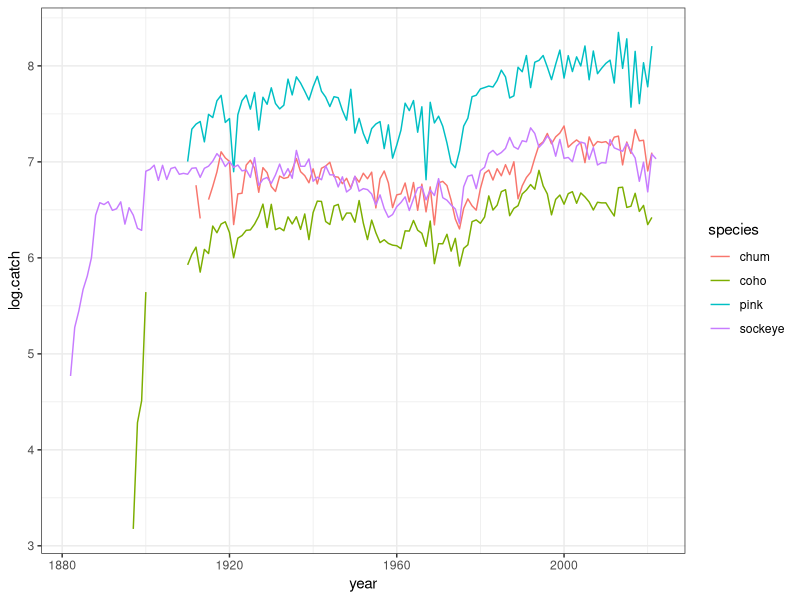
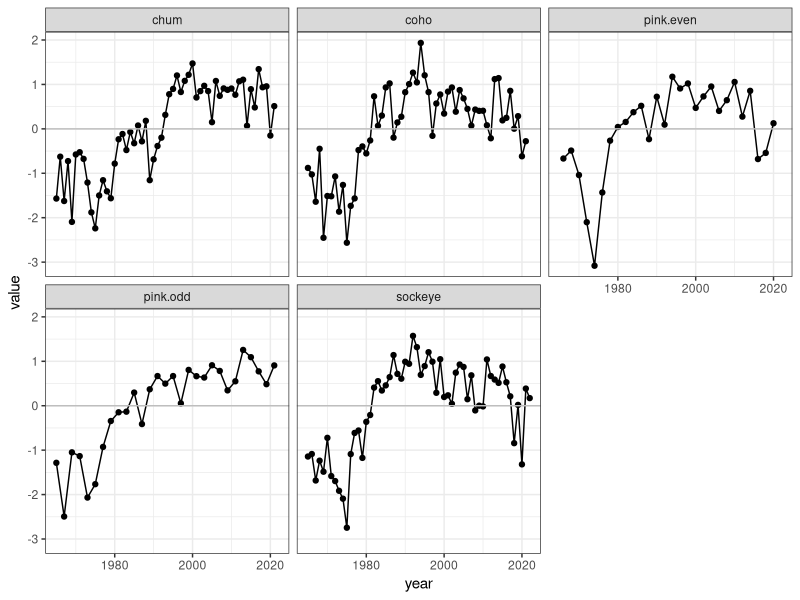

Write R code to recreate these figures, in order.
# analyze effects of sst variability on salmon catch
# within the historical record (1965-2021)

library(tidyverse)
library(gtools)
theme_set(theme_bw())

# load goa catch

goa.catch <- read.csv("./data/goa.catch.csv")

# get goa totals (all areas combined)
goa.catch$year <- as.factor(goa.catch$year)
goa.catch <- goa.catch %>%
  pivot_longer(cols = c(-year, -area), names_to = "species", values_to = "catch")

goa.catch <- goa.catch %>%
  group_by(year, species) %>%
    summarise(catch = sum(catch)) %>%
  mutate(log.catch = log(catch, 10))

goa.catch$year <- as.numeric(as.character(goa.catch$year))

# now plot to check
ggplot(goa.catch, aes(year, log.catch, color = species)) +
  geom_line() 

# limit to 1965:2021 and scale
goa.catch <- goa.catch %>%
  filter(year >= 1965) %>%
  select(-catch)

# separate even and odd pink
pink <- goa.catch$species == "pink"
even <- even(goa.catch$year)
odd <- odd(goa.catch$year)

goa.catch$species[pink & even] <- "pink.even"
goa.catch$species[pink & odd] <- "pink.odd"


# now scale
goa.catch <- goa.catch %>%
  pivot_wider(names_from = species, values_from = log.catch)

goa.catch[,2:6] <- apply(goa.catch[,2:6], 2, scale)

# and plot to check
goa.catch <- goa.catch %>%
  pivot_longer(cols = -year)

plot <- na.omit(goa.catch)
ggplot(plot, aes(year, value)) +
  geom_line() +
  geom_point() +
  geom_hline(yintercept = 0, col = "grey") +
  facet_wrap(~name)
